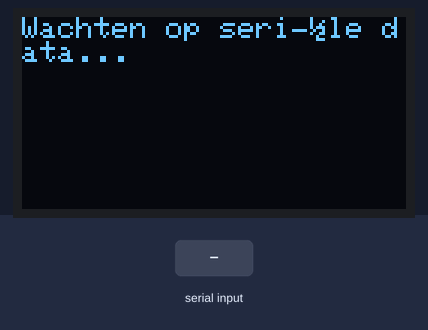
The sketch below on a simulated ESP32. Parts: 128×64 one-colour display. Inputs (shaded band) come from the test bench. No radio packets arrive unless stated; what the sketch prints to the serial monitor is not drawn.

Above: at 1.3 s.
1.4 s: "1\n" received over Serial
At 1.8 s:
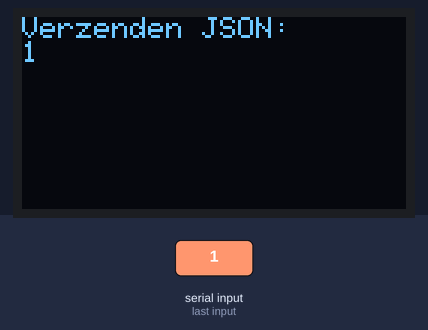
2.9 s: "0\n" received over Serial
At 4.1 s:
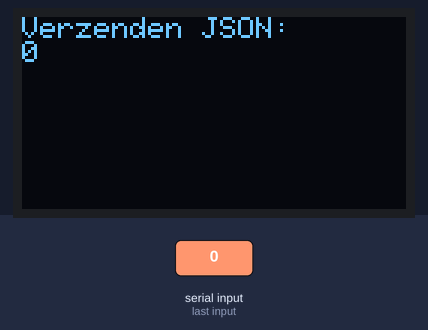
4.4 s: "2\n" received over Serial
Timing chart, 0 to 7.4 s (numbered marks = the images above; inputs shaded):
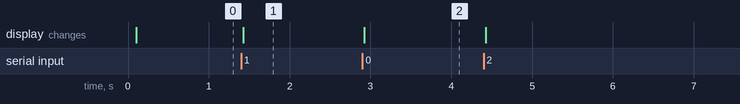

Measured:
- after the input at 1.4 s, the display: changes at once (image 1)
- after the input at 2.9 s, the display: changes at once (image 2)

The sketch:

verzenden_LoRa.ino
```cpp
#include <Wire.h>
#include <SPI.h>
#include <LoRa.h>
#include <Adafruit_GFX.h>
#include <Adafruit_SSD1306.h>

// --- LoRa pinout LilyGO T3 V1.6.1 ---
#define LORA_SS   18
#define LORA_RST  23
#define LORA_DIO0 26
#define LORA_FREQ 868E6   // EU

#define SPI_SCK  5
#define SPI_MISO 19
#define SPI_MOSI 27

#define SCREEN_WIDTH 128
#define SCREEN_HEIGHT 64
#define OLED_RESET -1
#define SDA_PIN 21
#define SCL_PIN 22

Adafruit_SSD1306 display(SCREEN_WIDTH, SCREEN_HEIGHT, &Wire, OLED_RESET);

void setup() {
  Serial.begin(115200);

  Wire.begin(SDA_PIN, SCL_PIN);
  if(!display.begin(SSD1306_SWITCHCAPVCC, 0x3C)) {
    Serial.println("OLED error");
    while(1);
  }

  display.clearDisplay();
  display.setTextSize(1);
  display.setTextColor(SSD1306_WHITE);
  display.setCursor(0,0);
  display.println("LoRa TX boot...");
  display.display();

  SPI.begin(SPI_SCK, SPI_MISO, SPI_MOSI, LORA_SS);
  LoRa.setPins(LORA_SS, LORA_RST, LORA_DIO0);

  if (!LoRa.begin(LORA_FREQ)) {
    Serial.println("LoRa init failed!");
    display.clearDisplay();
    display.setCursor(0,0);
    display.println("LoRa init failed!");
    display.display();
    while (1);
  }

  // Hierdoor gebruik je weer exact dezelfde instellingen als toen het wél werkte.

  Serial.println("LoRa OK, klaar om JSON te verzenden");
  display.clearDisplay();
  display.setCursor(0,0);
  display.println("Wachten op seriële data...");
  display.display();
}

void loop() {
  if (Serial.available()) {
    String json = Serial.readStringUntil('\n');
    json.trim();

    display.clearDisplay();
    display.setCursor(0,0);
    display.println("Verzenden JSON:");
    display.println(json);
    display.display();

    LoRa.beginPacket();
    LoRa.print(json);
    LoRa.endPacket();

    Serial.print("Verzonden via LoRa: ");
    Serial.println(json);
  }
}
```
